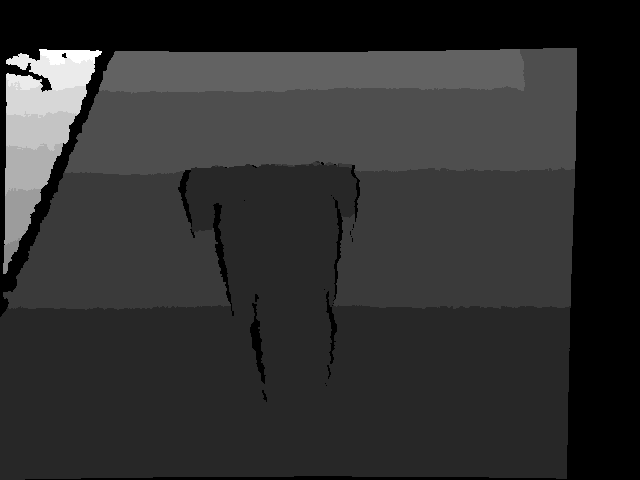
#> input picture unsorted/Unit Tests/learn15.png, 640 x 480 px, found by its file name
$ python algo-NDT192139AAAD.py   (older library calls are emulated)
#> lines starting #> are read from the running program, lines starting #| are printed output that depends on the picture; after the words box and inside, x2 and y2 are one past the last pixel; in counts of white or black regions, pixels touching at a corner belong together
import cv2
import numpy as np
from matplotlib import pyplot as plt
from skimage import morphology

from drawlinefeature import DrawLineFeature,drawconvex#zc
from lineseg import lineseg
from drawedgelist import drawedgelist
from Lseg_to_Lfeat_v2 import Lseg_to_Lfeat_v2   #zc
from LabelLineCurveFeature_v2 import LabelLineCurveFeature_v2  #zc
from merge_lines_v2 import merge_lines# zc
from LabelLineCurveFeature import classify_curves
from zeroElimMedianHoleFill import zeroElimMedianHoleFill


def auto_canny(image, sigma=0.33):
    # compute the median of the single channel pixel intensities
    v = np.median(image)

    # apply automatic Canny edge detection using the computed median
    lower = int(max(0, (1.0 - sigma) * v))
    upper = int(min(255, (1.0 + sigma) * v))
    edged = cv2.Canny(image, lower, upper)

    # return the edged image
    return edged


def showimg(img, im_name='image', type='cv', write=False, imagename='img.png'):
    if type == 'plt':
        plt.figure()
        plt.imshow(img, im_name, interpolation='nearest', aspect='auto')
        # plt.imshow(img, 'gray', interpolation='none')
        plt.title(im_name)
        plt.show()

        if write:
            plt.savefig(imagename, bbox_inches='tight')
    elif type == 'cv':
        cv2.imshow(im_name, img)
        cv2.waitKey(0)
        cv2.destroyAllWindows()

        if write:
            cv2.imwrite("../../images/%s", imagename, img)


def create_img(mat):
    blank_image = np.zeros((mat.shape[0], mat.shape[1], 3), np.uint8)
    # print(blank_image.shape)
    mask = np.array(mat * 255, dtype=np.uint8)
    masked = np.ma.masked_where(mask <= 0, mask)

    # [6 lines of commented-out code are left out]

    return mask

def grad_dir(img):
    # compute x and y derivatives
    # OpenCV's Sobel operator gives better results than numpy gradient
    sobelx = cv2.Sobel(img, cv2.CV_64F, 1, 0, ksize=-1)
    sobely = cv2.Sobel(img, cv2.CV_64F, 0, 1, ksize=-1)

    # calculate gradient direction angles
    # phase needs 64-bit input
    angle = cv2.phase(sobelx, sobely)

    # truncates number
    gradir = np.fix(180 + angle)

    return gradir


# Contrast Limited Adaptive Histogram Equalization
# Improves the contrast of our image.
def clahe(img, iter=1):
    for i in range(0, iter):
        clahe = cv2.createCLAHE(clipLimit=2.0, tileGridSize=(8, 8))
        img = clahe.apply(img)
    return img


def normalize_depth(depthimg, colormap=False):
    # Normalize depth image
    min, max, minloc, maxloc = cv2.minMaxLoc(depthimg)
    adjmap = np.zeros_like(depthimg)
    dst = cv2.convertScaleAbs(depthimg, adjmap, 255 / (max - min), -min)
    if colormap == True:
        return cv2.applyColorMap(dst, cv2.COLORMAP_JET)
    else:
        return dst


def morpho(img):
    # kernel for dilation
    kernel = np.ones((7, 7), np.uint8)
    dilation = cv2.dilate(img, kernel, iterations=1)
    skel = morphology.skeletonize(dilation > 0)

    return skel


def edge_detect(depth):
    # Gradient of depth img
    graddir = grad_dir(depth)
    # Threshold image to get it in the RGB color space
    dimg1 = (((graddir - graddir.min()) / (graddir.max() - graddir.min())) * 255.9).astype(np.uint8)
    # Eliminate salt-and-pepper noise
    median = cv2.medianBlur(dimg1, 9)
    # Further remove noise while keeping edges sharp
    blur = cv2.bilateralFilter(median, 9, 25, 25)
    dimg1 = auto_canny(blur)
    skel1 = morpho(dimg1)
    showimg(create_img(skel1))
    # cnt1 = find_contours(create_img(skel1))

    # Depth discontinuity
    depthimg = normalize_depth(depth)
    dimg2 = clahe(depthimg, iter=2)
    showimg(dimg2)
    dimg2 = auto_canny(dimg2)
    skel2 = morpho(dimg2)
    # cnt2 = find_contours(create_img(skel2))

    # combine both images
    dst = (np.logical_or(skel1, skel2)).astype('uint8')
    dst = create_img(dst)
    return dst


def find_contours(im, mode=cv2.RETR_CCOMP):
    # im = cv2.imread('circle.png')
    # error: (-215) scn == 3 || scn == 4 in function cv::ipp_cvtColor
    # imgray = cv2.cvtColor(im, cv2.COLOR_BGR2GRAY)
    # ret, thresh = cv2.threshold(imgray, 127, 255, 0)
    if mode == cv2.RETR_CCOMP:
        im2, contours, hierarchy = cv2.findContours(im, mode, cv2.CHAIN_APPROX_SIMPLE)
        newcontours = []
        for i in range(len(contours)):
            if hierarchy[0][i, 2] < 0:
                newcontours.append(contours[i])

        cv2.drawContours(im, newcontours, 2, (0, 255, 0), 1)
        return newcontours
    else:
        im2, contours, hierarchy = cv2.findContours(im, mode, cv2.CHAIN_APPROX_SIMPLE)
    # cv2.RETR_EXTERNAL cv2.RETR_CCOMP

    # show contours
    # cv2.drawContours(im, contours, -1, (0, 255, 0), 2)
    #
    # # Display the image.
    # cv2.imshow("contours", im)
    # cv2.waitKey(0)
    # cv2.destroyAllWindows()

    return contours


if __name__ == '__main__':
    # second argument is a flag which specifies the way
    # an image should be read. -1 loads image unchanged with alpha channel
    depthimg = cv2.imread('img/learn15.png', -1)
#> depthimg is the input picture: shape (480, 640) uint16; min 0, max 3510, mean 719.2
    colorimg = cv2.imread('img/clearn17.png', 0)

    showimg(normalize_depth(depthimg, colormap=True), 'depth')
#> in normalize_depth, `min, max, minloc, maxloc = cv2.minMaxLoc(depthimg)`: min = 0; max = 3510; minloc = (0, 0); maxloc = (63, 50)
#> in normalize_depth, `return cv2.applyColorMap(dst, cv2.COLORMAP_JET)`:
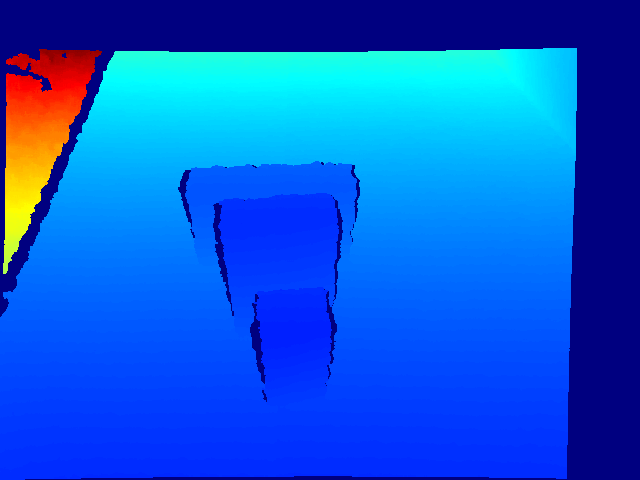
#> returned value: shape (480, 640, 3); mean of channels 0, 1, 2 216.6, 90.3, 8.9; drawn as B, G, R

    id = depthimg[100:, 100:480]  ## zc crop the region of interest

    siz = id.shape  ## image size of the region of interest
#> siz = (380, 380)
    thresh_m = 10
    label_thresh = 11
    # edges = edge_detect(depthimg, colorimg)
    edges = edge_detect(id)  # zc
#> in grad_dir, `sobely = cv2.Sobel(img, cv2.CV_64F, 0, 1, ksize=-1)`:
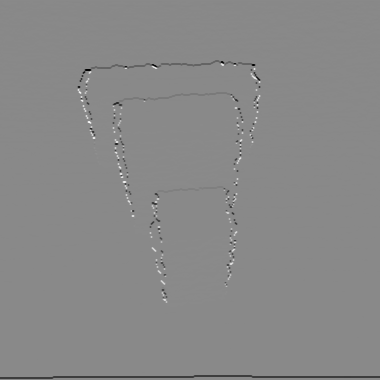
#> sobely: shape (380, 380) float64; min -16871, max 14383, mean -104.3; drawn with min black and max white
#> in grad_dir, `angle = cv2.phase(sobelx, sobely)`:
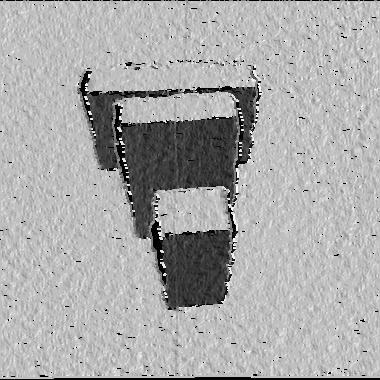
#> angle: shape (380, 380) float64; min 0, max 6.28, mean 4.21; drawn with min black and max white
#> in edge_detect, `median = cv2.medianBlur(dimg1, 9)`:
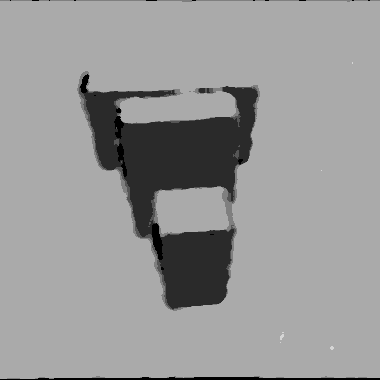
#> median: shape (380, 380); min 0, max 213, mean 152.2
#> in auto_canny, `v = np.median(image)`: v = 170
#> in auto_canny, `lower = int(max(0, (1.0 - sigma) * v))`: lower = 113
#> in auto_canny, `upper = int(min(255, (1.0 + sigma) * v))`: upper = 226
#> in auto_canny, `edged = cv2.Canny(image, lower, upper)`:
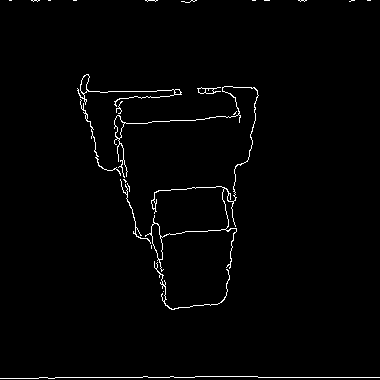
#> edged: shape (380, 380); 1.5% white in thin lines or dots
#> in morpho, `dilation = cv2.dilate(img, kernel, iterations=1)`: dilation: shape (380, 380); 9.9% white; 13 white regions, largest, box (x1, y1, x2, y2) and area: (74, 71, 262, 313) 11290, (0, 373, 380, 380) 2333, (178, 0, 200, 6) 119
#> in morpho, `skel = morphology.skeletonize(dilation > 0)`: skel: shape (380, 380) bool; 1.1% white in thin lines or dots
#> in create_img, `mask = np.array(mat * 255, dtype=np.uint8)`: mask: shape (380, 380); 1.1% white in thin lines or dots
#> the loop in clahe, `for i in range(0, iter):` made 2 passes
#> pass 2, in clahe, `img = clahe.apply(img)`:
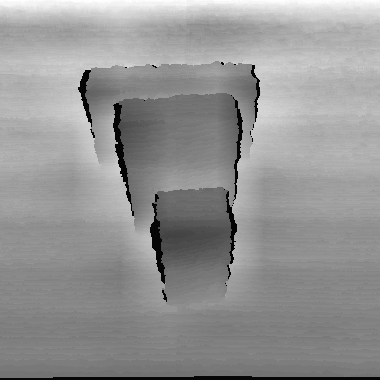
#> img: shape (380, 380); min 2, max 255, mean 148.2
#> in auto_canny (call 2), `edged = cv2.Canny(image, lower, upper)`: edged: shape (380, 380); 1.4% white in thin lines or dots, all inside (x1, y1, x2, y2) = (0, 60, 380, 378)
#> in morpho (call 2), `dilation = cv2.dilate(img, kernel, iterations=1)`: dilation: shape (380, 380); 9.4% white; 2 white regions, box (x1, y1, x2, y2) and area: (74, 57, 264, 305) 10884, (0, 372, 380, 380) 2621
#> in morpho (call 2), `skel = morphology.skeletonize(dilation > 0)`: skel: shape (380, 380) bool; 0.97% white in thin lines or dots, all inside (x1, y1, x2, y2) = (1, 61, 378, 378)
#> in edge_detect, `dst = (np.logical_or(skel1, skel2)).astype('uint8')`:
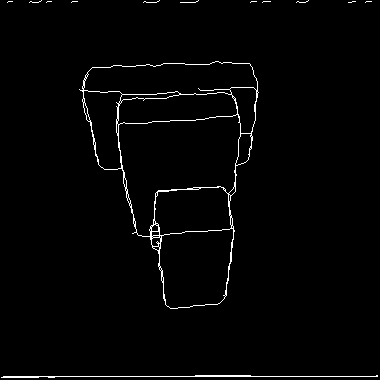
#> dst: shape (380, 380); values 0 (black) and 1 (white), 1.8% white in thin lines or dots
#> in create_img (call 2), `mask = np.array(mat * 255, dtype=np.uint8)`: mask: shape (380, 380); 1.8% white in thin lines or dots

    showimg(edges)
    # showimg(cntr1)
    # showimg(cntr2)

    cntrs = np.asarray(find_contours(edges))
#> in find_contours, `im2, contours, hierarchy = cv2.findContours(im, mode, cv2.CHAIN_APPROX..`: contours = 71 contours, 54 with area under 20; largest, box (x1, y1, x2, y2) and area: (79, 61, 259, 309) 28828, (118, 114, 241, 237) 8972, (159, 228, 234, 309) 4948, (83, 61, 258, 95) 4666, (154, 186, 232, 236) 3117
#> the loop in find_contours, `for i in range(len(contours)):` made 71 passes
#> after the loop in find_contours, `for i in range(len(contours)):`: newcontours = 70 contours, 54 with area under 20; largest, box (x1, y1, x2, y2) and area: (118, 114, 241, 237) 8972, (159, 228, 234, 309) 4948, (83, 61, 258, 95) 4666, (154, 186, 232, 236) 3117, (117, 92, 238, 125) 2830
#> in find_contours, `cv2.drawContours(im, newcontours, 2, (0, 255, 0), 1)`: im: shape (380, 380); 1.7% white in thin lines or dots
#> (the run stopped early here; a loop or call above may not have finished)

$ run again, with unsorted/Unit Tests/learn0.png copied over unsorted/Unit Tests/learn15.png
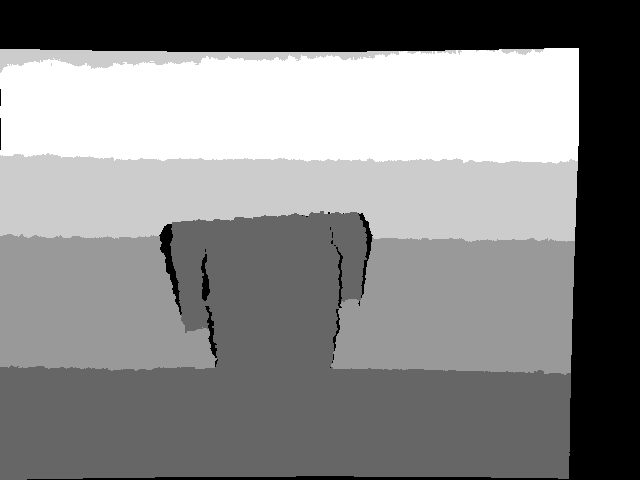
#> input picture unsorted/Unit Tests/learn0.png, 640 x 480 px, found by its file name
#> depthimg is the input picture: shape (480, 640) uint16; min 0, max 1425, mean 770.7
#> min = 0; max = 1425; minloc = (0, 0); maxloc = (572, 129)
#> in edge_detect, `median = cv2.medianBlur(dimg1, 9)`:
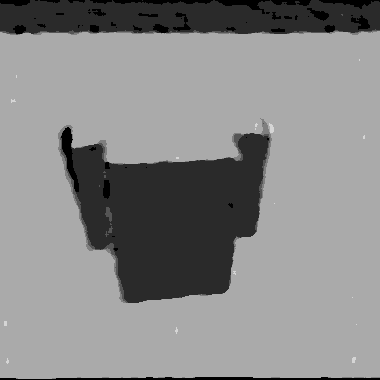
#> median: shape (380, 380); min 0, max 213, mean 136.9
#> v = 170
#> lower = 113
#> upper = 226
#> edged: shape (380, 380); 1.3% white in thin lines or dots
#> dilation: shape (380, 380); 8.9% white; 3 white regions, box (x1, y1, x2, y2) and area: (55, 116, 278, 306) 7393, (0, 24, 380, 38) 3064, (0, 373, 380, 380) 2339
#> skel: shape (380, 380) bool; 1% white in thin lines or dots
#> mask: shape (380, 380); 1% white in thin lines or dots
#> edged: shape (380, 380); 1.2% white in thin lines or dots, all inside (x1, y1, x2, y2) = (0, 110, 380, 378)
#> dilation: shape (380, 380); 8.2% white; 4 white regions, box (x1, y1, x2, y2) and area: (56, 107, 276, 243) 4656, (0, 372, 380, 380) 2619, (98, 126, 171, 295) 2459, (174, 123, 246, 289) 2166
#> skel: shape (380, 380) bool; 0.89% white in thin lines or dots, all inside (x1, y1, x2, y2) = (1, 111, 378, 378)
#> in edge_detect, `dst = (np.logical_or(skel1, skel2)).astype('uint8')`:
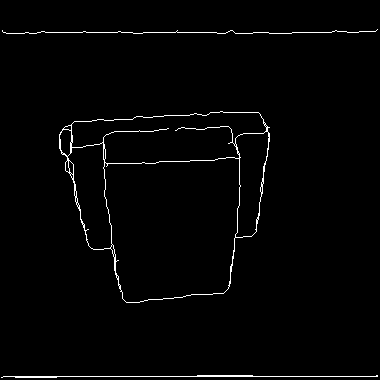
#> dst: shape (380, 380); values 0 (black) and 1 (white), 1.7% white in thin lines or dots
#> mask: shape (380, 380); 1.7% white in thin lines or dots
#> contours = 33 contours, 21 with area under 20; largest, box (x1, y1, x2, y2) and area: (59, 111, 270, 303) 30382, (103, 157, 241, 303) 16884, (71, 111, 267, 164) 7394, (67, 142, 113, 250) 2982, (235, 131, 270, 238) 2454
#> the loop in find_contours, `for i in range(len(contours)):` made 33 passes
#> after the loop in find_contours, `for i in range(len(contours)):`: newcontours = 32 contours, 21 with area under 20; largest, box (x1, y1, x2, y2) and area: (103, 157, 241, 303) 16884, (71, 111, 267, 164) 7394, (67, 142, 113, 250) 2982, (235, 131, 270, 238) 2454, (59, 129, 72, 157) 252
#> im: shape (380, 380); 1.6% white in thin lines or dots
